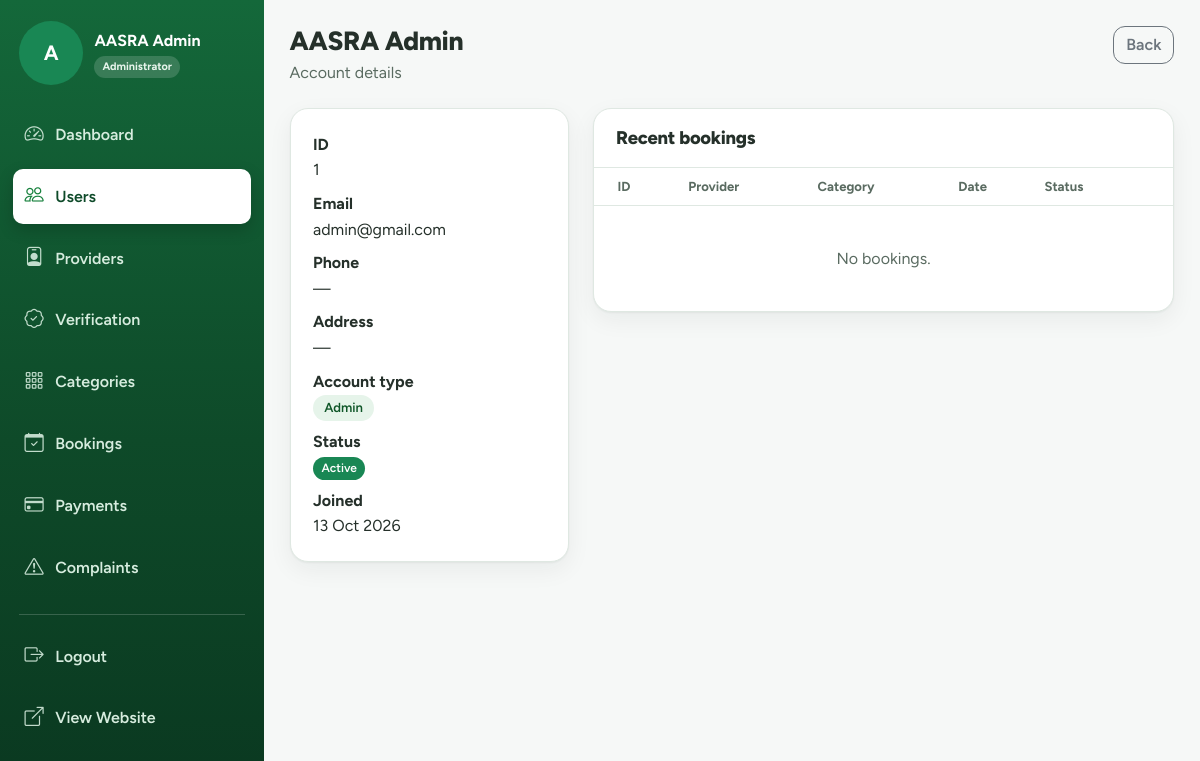
/admin/users/1 (signed in), run on the app's committed database.
### tables this page shows
CREATE TABLE users(
  id INT UNSIGNED AUTO_INCREMENT PRIMARY KEY,
  name VARCHAR(120) NOT NULL,
  email VARCHAR(190) NOT NULL UNIQUE,
  password VARCHAR(255) NOT NULL,
  phone VARCHAR(30) NULL,
  address VARCHAR(255) NULL,
  role ENUM('user','provider','admin') NOT NULL DEFAULT 'user',
  status ENUM('Active','Inactive') NOT NULL DEFAULT 'Active',
  created_at TIMESTAMP DEFAULT CURRENT_TIMESTAMP,
  INDEX(role,status)
);

### includes/auth.php (called while the page is built, shortened)
<?php
function current_user(): ?array
{
    return $_SESSION['user'] ?? null;
}

### includes/db.php (called while the page is built, shortened)
<?php
function db_link(bool $close = false): ?mysqli
{
    static $link = null;
    if ($close) {
        $link = null;
        return null;
    }
    if ($link instanceof mysqli) return $link;
    $c = AASRA_DB_CONFIG;
    try {
        $link = mysqli_connect($c['host'], $c['user'], $c['pass'], $c['name'], (int)($c['port'] ?? 3306), $c['socket'] ?? null);
        mysqli_set_charset($link, 'utf8mb4');
    } catch (mysqli_sql_exception $e) {
        $link = null;
        error_log('AASRA DB connection failed: ' . $e->getMessage());
        while (ob_get_level()) ob_end_clean();
        http_response_code(500);
        show_error_page(500);
        exit;
    }
    return $link;
}
function db(): mysqli
{
    return db_link(false);
}
function db_bind_types(array $args): string
{
    $t = '';
    foreach ($args as $a) $t .= is_int($a) || is_bool($a) ? 'i' : (is_float($a) ? 'd' : 's');
    return $t;
}
function q(string $sql, array $args = []): mysqli_stmt
{
    $st = mysqli_prepare(db(), $sql);
    if ($args) {
        $args = array_map(fn($a) => is_bool($a) ? (int)$a : $a, array_values($args));
        mysqli_stmt_bind_param($st, db_bind_types($args), ...$args);
    }
    mysqli_stmt_execute($st);
    return $st;
}
function rows(string $sql, array $args = []): array
{
    $st = q($sql, $args);
    $res = mysqli_stmt_get_result($st);
    $out = $res ? mysqli_fetch_all($res, MYSQLI_ASSOC) : [];
    return $out;
}
function row(string $sql, array $args = [])
{
    $st = q($sql, $args);
    $res = mysqli_stmt_get_result($st);
    $r = $res ? mysqli_fetch_assoc($res) : null;
    return $r ?: false;
}

### pages/admin/user_view.php (the view, shortened to what this page needs)
<?php
require_once APP_ROOT . '/includes/admin_helpers.php';
$x = row('SELECT * FROM users WHERE id=?', [(int)get('id')]);
$bk = rows('SELECT b.*,p.name provider_name,s.category_name FROM bookings b JOIN providers p ON p.id=b.provider_id JOIN categories s ON s.id=b.category_id WHERE b.user_id=? ORDER BY b.booking_date DESC LIMIT 10', [$x['id']]);
layout('admin', ['title' => $x['name'], 'active' => 'users']);
page_head($x['name'], 'Account details', '<div class="d-flex gap-2"><a class="btn btn-outline-secondary" href="' . e(url('admin/users')) . '">Back</a>' . ($x['role'] !== 'admin' ? '<a class="btn btn-success" href="' . e(url('admin/users/' . $x['id'] . '/edit')) . '">Edit</a>' : '') . '</div>');
?>
<div class="row g-4">
  <div class="col-lg-4">
    <div class="card-soft">
      <dl class="mb-0">
        <dt>ID</dt>
        <dd><?= (int)$x['id'] ?></dd>
        <dt>Email</dt>
        <dd><?= e($x['email']) ?></dd>
        <dt>Phone</dt>
        <dd><?= e($x['phone'] ?: '—') ?></dd>
        <dt>Address</dt>
        <dd><?= e($x['address'] ?: '—') ?></dd>
        <dt>Account type</dt>
        <dd><span class="tag"><?= e(ucfirst($x['role'])) ?></span></dd>
        <dt>Status</dt>
        <dd><?= badge($x['status']) ?></dd>
        <dt>Joined</dt>
        <dd class="mb-0"><?= e(fmt_date($x['created_at'])) ?></dd>
      </dl>
    </div>
  </div>
  <div class="col-lg-8">
    <div class="card-soft flush">
      <div class="card-head">
        <h2>Recent bookings</h2>
      </div>
      <div class="table-responsive">
        <table class="table mb-0">
          <thead>
            <tr>
              <th class="ps-4">ID</th>
              <th>Provider</th>
              <th>Category</th>
              <th>Date</th>
              <th class="pe-4">Status</th>
            </tr>
          </thead>
        </table>
      </div>
      <?php if (!$bk): ?><div class="empty-state">
          <p class="mb-0">No bookings.</p>
        </div><?php endif; ?>
    </div>
  </div>
</div>
<?php layout_end();

### index.php (shortened to what this page needs)
<?php
$path = request_path();
$routes = require APP_ROOT . '/includes/routes.php';
foreach ($routes as $pattern => $target) {
    if (!preg_match('#^' . $pattern . '$#', $path, $m)) continue;
    $file = is_array($target) ? $target[0] : $target;
    $abs = APP_ROOT . '/pages/' . $file . '.php';
    (function () use ($abs) {
        include $abs;
    })();
    exit;
}

### includes/layouts/head.php (shortened to what this page needs)
<!doctype html>
<html lang="en">
<head>
    <link href="https://cdn.jsdelivr.net/npm/bootstrap@5.3.3/dist/css/bootstrap.min.css" rel="stylesheet">
    <link href="https://cdn.jsdelivr.net/npm/bootstrap-icons@1.11.3/font/bootstrap-icons.css" rel="stylesheet">
    <link rel="stylesheet" href="<?= e(asset('css/app.css')) ?>">
</head>

### includes/layouts/admin.top.php (shortened to what this page needs)
<?php
include __DIR__ . '/head.php';
$cu = current_user();
$active = $active ?? '';
$items = [
    ['dashboard', 'admin', 'bi-speedometer2', 'Dashboard'],
    ['users', 'admin/users', 'bi-people', 'Users'],
    ['providers', 'admin/providers', 'bi-person-badge', 'Providers'],
    ['verification', 'admin/verification', 'bi-patch-check', 'Verification'],
    ['categories', 'admin/categories', 'bi-grid-3x3-gap', 'Categories'],
    ['bookings', 'admin/bookings', 'bi-calendar-check', 'Bookings'],
    ['payments', 'admin/payments', 'bi-credit-card', 'Payments'],
    ['complaints', 'admin/complaints', 'bi-exclamation-triangle', 'Complaints'],
];
?>
<body class="app-body admin-area">
    <div class="app-shell">
        <aside class="sidebar sidebar-admin" id="sidebar" tabindex="-1">
            <div class="sidebar-head">
                <div class="provider-sidebar-profile">
                    <?= avatar($cu, 'avatar-sm') ?>
                    <div>
                        <span class="provider-sidebar-name">
                            <?= e($cu['name'] ?? 'Administrator') ?>
                        </span>
                        <span class="role-pill">Administrator</span>
                    </div>
                </div>
            </div>
            <nav class="sidebar-nav" aria-label="Admin navigation">
                <?php foreach ($items as [$k, $path, $ic, $label]): ?>
                    <a
                        href="<?= e(url($path)) ?>"
                        class="side-link <?= $active === $k ? 'active' : '' ?>"
                        <?= $active === $k ? 'aria-current="page"' : '' ?>>
                        <i class="bi <?= e($ic) ?>"></i>
                        <span><?= e($label) ?></span>
                    </a>
                <?php endforeach; ?>
                <div class="side-sep"></div>
                <a href="<?= e(url('logout')) ?>" class="side-link">
                    <i class="bi bi-box-arrow-right"></i>
                    <span>Logout</span>
                </a>
                <a
                    href="<?= e(url('')) ?>"
                    target="_blank"
                    rel="noopener"
                    class="side-link">
                    <i class="bi bi-box-arrow-up-right"></i>
                    <span>View Website</span>
                </a>
            </nav>
        </aside>
        <main class="app-main">
            <div class="app-content">

### includes/functions.php (shortened to what this page needs)
<?php
function e($v): string
{
    return htmlspecialchars((string)$v, ENT_QUOTES, 'UTF-8');
}
function url(string $path = ''): string
{
    return BASE_URL . '/' . ltrim($path, '/');
}
function asset(string $path): string
{
    $f = APP_ROOT . '/assets/' . $path;
    return url('assets/' . $path) . (is_file($f) ? '?v=' . filemtime($f) : '');
}
function get(string $key, string $default = ''): string
{
    $v = $_GET[$key] ?? $default;
    return is_array($v) ? $default : trim((string)$v);
}
function fmt_date($d, string $f = 'd M Y'): string
{
    return $d ? date($f, strtotime((string)$d)) : '—';
}
function badge(?string $status): string
{
    $map = [
        'Approved' => 'success',
        'Active' => 'success',
        'Completed' => 'success',
        'Confirmed' => 'success',
        'Resolved' => 'success',
        'Paid' => 'success',
        'Accepted' => 'primary',
        'Pending' => 'warning',
        'Under Review' => 'info',
        'In Progress' => 'info',
        'Rejected' => 'danger',
        'Failed' => 'danger',
        'Inactive' => 'secondary',
        'Cancelled' => 'secondary',
        'Not Submitted' => 'secondary'
    ];
    $status = (string)$status;
    return '<span class="badge text-bg-' . ($map[$status] ?? 'secondary') . '">' . e($status) . '</span>';
}
function initials(string $n): string
{
    return strtoupper(mb_substr(trim($n) ?: '?', 0, 1));
}
function avatar(array $p, string $cls = ''): string
{
    return '<span class="avatar ' . e($cls) . '">' . e(initials($p['name'])) . '</span>';
}
?>
<?php
function layout(string $name, array $o = []): void
{
    extract($o);
    include APP_ROOT . "/includes/layouts/$name.top.php";
}
function layout_end(): void
{
    $l = $GLOBALS['__layout'];
    extract($l['o']);
    include APP_ROOT . "/includes/layouts/{$l['name']}.bottom.php";
}

### includes/admin_helpers.php (shortened to what this page needs)
<?php
function page_head(string $title, string $sub = '', string $right = ''): void
{
    echo '<div class="page-head"><div><h1>' . e($title) . '</h1>' . ($sub ? '<p>' . e($sub) . '</p>' : '') . '</div>' . $right . '</div>';
}

### includes/layouts/admin.bottom.php (shortened to what this page needs)
</div>
</div>
<?php $js = array_merge(['admin.js'], $js ?? []);
include __DIR__ . '/foot.php'; ?>

### includes/layouts/foot.php (shortened to what this page needs)
</body>
</html>

### assets/css/app.css (style rules this page uses)
body { margin: 0; padding: 0; font-size: 1.0625rem; line-height: 1.6; background: var(--bg); color: var(--ink); }
h1, h2, h3, h4, h5, .h1, .h2, .h3, .h4, .h5 { font-weight: 800; letter-spacing: -0.015em; line-height: 1.2; }
a { text-underline-offset: 3px; }
.btn { border-radius: 12px; font-weight: 600; }
.badge { font-weight: 600; padding: 0.45em 0.7em; border-radius: 999px; }
.table { --bs-table-bg: transparent; vertical-align: middle; }
.table > thead th { font-size: 0.82rem; font-weight: 700; color: var(--muted); white-space: nowrap; border-bottom-color: var(--line); }
.card-soft { background: var(--surface); border: 1px solid var(--line); border-radius: 18px; box-shadow: var(--shadow); padding: 1.4rem; }
.card-soft.flush { padding: 0; overflow: hidden; }
.card-head { display: flex; align-items: center; justify-content: space-between; gap: 1rem; padding: 1.1rem 1.4rem; border-bottom: 1px solid var(--line); }
.card-head h2, .card-head h3 { margin: 0; font-size: 1.15rem; }
.empty-state { text-align: center; padding: 2.5rem 1rem; color: var(--muted); }
.tag { display: inline-block; background: var(--brand-soft); color: var(--brand-ink); border-radius: 999px; padding: 0.15rem 0.7rem; font-size: 0.82rem; font-weight: 600; }
.avatar { width: 44px; height: 44px; border-radius: 50%; background: var(--brand); color: #fff; display: inline-grid; place-items: center; font-weight: 700; object-fit: cover; flex: none; }
.avatar-sm { width: 36px; height: 36px; font-size: 0.95rem; }
.app-shell { display: flex; min-height: 100vh; }
.sidebar { width: 264px; flex: none; color: #e8f5ec; display: flex; flex-direction: column; position: fixed; left: 0; top: 0; height: 100vh; overflow-y: auto; }
.sidebar-admin { background: linear-gradient(180deg, #14683a 0%, #0e4a29 55%, #0a3820 100%); }
.sidebar-head { padding: 1.3rem 1.2rem 1rem; display: flex; align-items: center; justify-content: space-between; gap: 0.5rem; }
.role-pill { font-size: 0.72rem; font-weight: 700; background: rgba(255, 255, 255, 0.16); border-radius: 999px; padding: 0.2rem 0.65rem; }
.sidebar-nav { padding: 0.4rem 0.8rem 1.5rem; display: flex; flex-direction: column; gap: 0.2rem; }
.side-link { display: flex; align-items: center; gap: 0.85rem; padding: 0.7rem 0.9rem; border-radius: 12px; color: #d6ecde; text-decoration: none; font-weight: 600; position: relative; transition: background 0.15s, color 0.15s, transform 0.15s; }
.side-link i { font-size: 1.2rem; width: 1.4rem; text-align: center; opacity: 0.9; transition: transform 0.15s; }
.side-link.active { background: #fff; color: #0e4a29; box-shadow: 0 6px 16px rgba(0, 0, 0, 0.18); }
.side-link.active::before { content: ""; position: absolute; left: -0.8rem; top: 20%; bottom: 20%; width: 4px; border-radius: 0 4px 4px 0; }
.side-link.active i { opacity: 1; color: var(--brand); }
.side-sep { height: 1px; background: rgba(255, 255, 255, 0.18); margin: 0.7rem 0.4rem; }
.app-main { flex: 1; min-width: 0; display: flex; flex-direction: column; margin-left: 264px; }
.app-content { padding: 1.6rem; max-width: 1400px; width: 100%; }
.page-head { display: flex; align-items: flex-start; justify-content: space-between; gap: 1rem; flex-wrap: wrap; margin-bottom: 1.4rem; }
.page-head h1 { font-size: 1.65rem; margin: 0; }
.page-head p { margin: 0.2rem 0 0; color: var(--muted); }
.provider-sidebar-profile { display: flex; align-items: center; gap: 0.7rem; width: 100%; }
.provider-sidebar-profile > div { min-width: 0; display: flex; flex-direction: column; align-items: flex-start; gap: 0.15rem; }
.provider-sidebar-profile .avatar-sm { flex: none; }
.provider-sidebar-name { color: #fff; font-size: 1rem; font-weight: 700; white-space: nowrap; overflow: hidden; text-overflow: ellipsis; }
.provider-sidebar-profile .role-pill { font-size: 0.68rem; padding: 0.15rem 0.5rem; }
:root { --header-h: 4.5rem; --ease-out: cubic-bezier(0.22, 0.7, 0.2, 1); }
body { background: #f6f8f7; color: #25302a; font-size: 16px; }
.side-link { display: flex; gap: 10px; align-items: center; text-decoration: none; padding: 12px 10px; border-radius: 10px; margin-bottom: 4px; }
.avatar { width: 64px; height: 64px; border-radius: 50%; background: #198754; color: #fff; display: grid; place-items: center; font-weight: 700; font-size: 1.3rem; }
.table { vertical-align: middle; }

### data on the page
users: name "AASRA Admin", id "1", email "admin@gmail.com", phone "—", address "—", role "Admin", status "Active", created_at "13 Oct 2026"

### other printed values
initials($p['name']) "A"
$label "Dashboard"
$label "Users"
$label "Providers"
$label "Verification"
$label "Categories"
$label "Bookings"
$label "Payments"
$label "Complaints"
